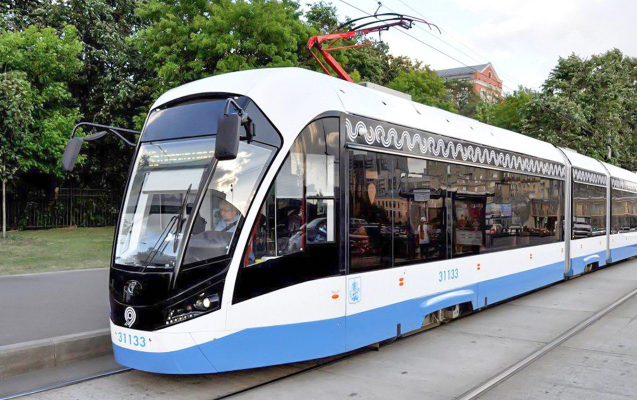
#> input picture University/Website №1 Frontend/Сайт практика/img/4.jpg, 1274 x 800 px, found by its file name (shown at 1/2 size)
$ python 'template matching.py'
#> lines starting #> are read from the running program, lines starting #| are printed output that depends on the picture
import cv2
import numpy as np

desired_width = 469  # желаемая ширина
desired_height = 640  # желаемая высота
dim = (desired_width, desired_height)  # размер в итоге

# Загрузка исходного изображения
img = cv2.imread('C:/a/4.jpg')
#> img is the input picture: shape (800, 1274, 3); mean B, G, R 129.6, 132.1, 126.6
# Преобразуем в полутоновое изображение
gray_img = cv2.cvtColor(img, cv2.COLOR_BGR2GRAY)
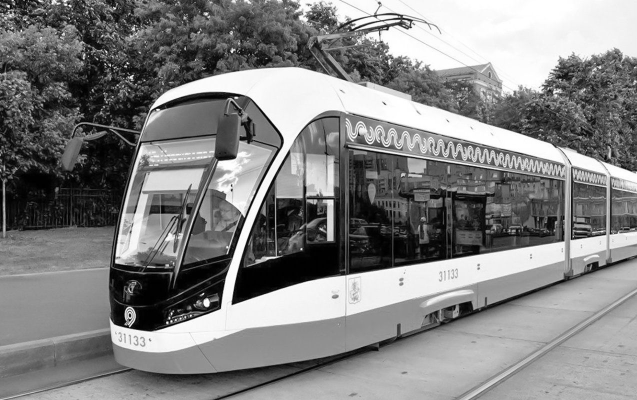
#> gray_img: shape (800, 1274) (shown at 1/2 size); min 0, max 255, mean 130.1
# Загрузка эталонного изображения
template = cv2.imread('C:/a/2.jpg', cv2.IMREAD_GRAYSCALE)
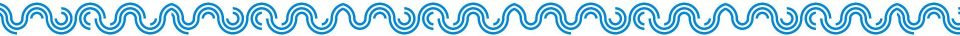
#> input picture University/Website №1 Frontend/Сайт практика/img/2.jpg, 1920 x 72 px, found by its file name (shown at 1/2 size)
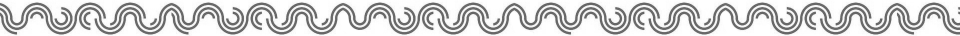
#> template: shape (72, 1920) (shown at 1/2 size); min 75, max 255, mean 209.6
# Сохраняем ширину шаблона в w и высоту в h
w, h = template.shape[::-1]
#> w = 1920; h = 72
# Сопоставляем
#> (the run stopped early here; a loop or call above may not have finished)
